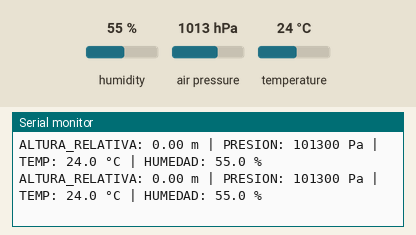
The sketch below on a simulated ESP32. On the bench: the last lines printed to the serial monitor. Inputs (shaded band) come from the test bench; at power-on: humidity 55 %, air pressure 1013 hPa, temperature 24 °C.

Above: at 7.2 s.
7.3 s: humidity set to 22 %
At 7.73 s:
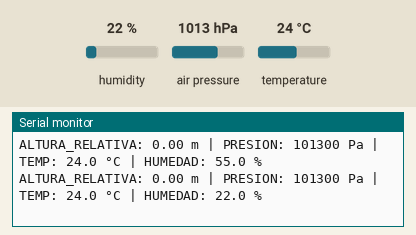
8.8 s: air pressure set to 1048 hPa
At 8.87 s:
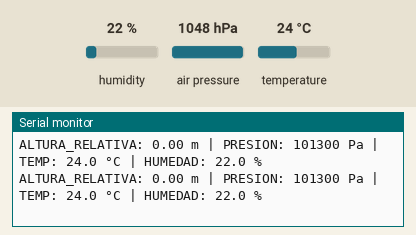
11.8 s: temperature set to 12 °C
At 12.0 s:
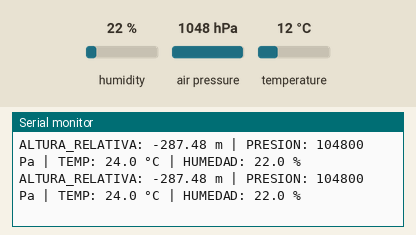

Measured:
- after the input at 7.3 s, the serial monitor: prints a new line after 0.24 s (image 1)

The sketch:

1_Barometro_calibracion_AHT20BMP280.ino
```cpp
#include <Wire.h>
#include <Adafruit_Sensor.h>
#include <Adafruit_AHTX0.h>
#include <Adafruit_BMP280.h>

Adafruit_AHTX0 aht;
Adafruit_BMP280 bmp;

float presionSuelo = 0.0;  // hPa (referencia para altitud relativa)

void setup() {
  Serial.begin(115200);

  // Paso 1: Forzar comunicación I2C en los pines del ESP32 (SDA=21, SCL=22)
  Wire.begin(21, 22);

  delay(1000);  // Pausa para estabilización de energía
  Serial.println("\n----------------------------------------------");
  Serial.println("MONITOR CONECTADO.");

  // Paso 2: Inicializar AHT20 (humedad y temperatura), dirección 0x38
  if (!aht.begin()) {
    Serial.println("¡ERROR! AHT20 no encontrado en I2C.");
    Serial.println("Verifica la dirección 0x38 y las conexiones SDA/SCL.");
    while (1) {
      delay(10);
    }
  }
  Serial.println("AHT20 Encontrado.");

  // Paso 3: Inicializar BMP280 (presión). Combos baratos suelen usar 0x76; Adafruit 0x77
  if (!bmp.begin(0x76) && !bmp.begin(0x77)) {
    Serial.println("¡ERROR! BMP280 no encontrado en I2C.");
    Serial.println("Verifica si la dirección es 0x76 o 0x77 y las conexiones.");
    while (1) {
      delay(10);
    }
  }
  Serial.println("BMP280 Encontrado.");

  Serial.println("Coloca el CanSat en el suelo. Calibrando en 3 segundos...");
  delay(3000);

  // Paso 4: Promedio de 20 lecturas para fijar la presión de referencia (Pa -> hPa)
  float suma = 0;
  for (int i = 0; i < 20; i++) {
    suma += bmp.readPressure();
    delay(50);
  }
  presionSuelo = (suma / 20.0) / 100.0;

  Serial.print("Presión de referencia guardada: ");
  Serial.print(presionSuelo);
  Serial.println(" hPa");
  Serial.println("INICIANDO REGISTRO DE VUELO...");
  Serial.println("----------------------------------------------");
  delay(1000);
}

void loop() {
  sensors_event_t humedad, temperatura;
  aht.getEvent(&humedad, &temperatura);

  float presionActual = bmp.readPressure();  // Pa
  float alturaActual = bmp.readAltitude(presionSuelo);

  // Filtro básico para lecturas cercanas a cero en el suelo
  if (alturaActual > -0.5 && alturaActual < 0.5) {
    alturaActual = 0.0;
  }

  Serial.print("ALTURA_RELATIVA: ");
  Serial.print(alturaActual, 2);
  Serial.print(" m | PRESION: ");
  Serial.print(presionActual, 0);
  Serial.print(" Pa | TEMP: ");
  Serial.print(temperatura.temperature, 1);
  Serial.print(" °C | HUMEDAD: ");
  Serial.print(humedad.relative_humidity, 1);
  Serial.println(" %");

  delay(200);  // Muestra lecturas 5 veces por segundo
}
```
